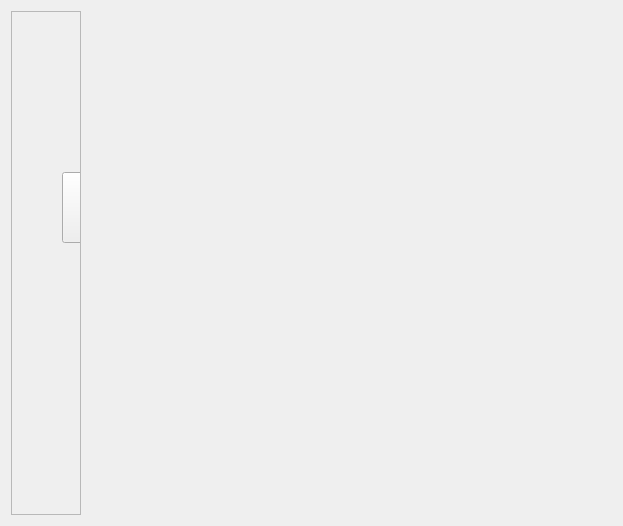
<?xml version="1.0" encoding="UTF-8"?>
<ui version="4.0">
 <class>Tab3ControlPannel</class>
 <widget class="QWidget" name="Tab3ControlPannel">
  <property name="geometry">
   <rect>
    <x>0</x>
    <y>0</y>
    <width>623</width>
    <height>526</height>
   </rect>
  </property>
  <property name="minimumSize">
   <size>
    <width>567</width>
    <height>370</height>
   </size>
  </property>
  <property name="windowTitle">
   <string>Form</string>
  </property>
  <layout class="QFormLayout" name="formLayout_2">
   <item row="0" column="0">
    <widget class="QScrollArea" name="scrollArea">
     <property name="widgetResizable">
      <bool>true</bool>
     </property>
     <widget class="QWidget" name="scrollAreaWidgetContents">
      <property name="geometry">
       <rect>
        <x>0</x>
        <y>0</y>
        <width>547</width>
        <height>506</height>
       </rect>
      </property>
      <layout class="QFormLayout" name="formLayout">
       <item row="0" column="0">
        <widget class="QLabel" name="label">
         <property name="text">
          <string/>
         </property>
         <property name="pixmap">
          <pixmap resource="Images.qrc">:/Images/Images/room1.png</pixmap>
         </property>
        </widget>
       </item>
      </layout>
      <widget class="QPushButton" name="pPBlamp">
       <property name="geometry">
        <rect>
         <x>50</x>
         <y>160</y>
         <width>71</width>
         <height>71</height>
        </rect>
       </property>
       <property name="text">
        <string/>
       </property>
       <property name="icon">
        <iconset resource="Images.qrc">
         <normaloff>:/Images/Images/light_off.png</normaloff>
         <normalon>:/Images/Images/light_on.png</normalon>:/Images/Images/light_off.png</iconset>
       </property>
       <property name="iconSize">
        <size>
         <width>70</width>
         <height>70</height>
        </size>
       </property>
       <property name="checkable">
        <bool>true</bool>
       </property>
      </widget>
      <widget class="QPushButton" name="pPBplug">
       <property name="geometry">
        <rect>
         <x>320</x>
         <y>210</y>
         <width>71</width>
         <height>71</height>
        </rect>
       </property>
       <property name="text">
        <string/>
       </property>
       <property name="icon">
        <iconset resource="Images.qrc">
         <normaloff>:/Images/Images/plug_off.png</normaloff>
         <normalon>:/Images/Images/plug_on.png</normalon>:/Images/Images/plug_off.png</iconset>
       </property>
       <property name="iconSize">
        <size>
         <width>70</width>
         <height>70</height>
        </size>
       </property>
       <property name="checkable">
        <bool>true</bool>
       </property>
      </widget>
      <zorder>label</zorder>
      <zorder>pPBplug</zorder>
      <zorder>pPBlamp</zorder>
     </widget>
    </widget>
   </item>
  </layout>
 </widget>
 <resources>
  <include location="Images.qrc"/>
 </resources>
 <connections/>
</ui>
